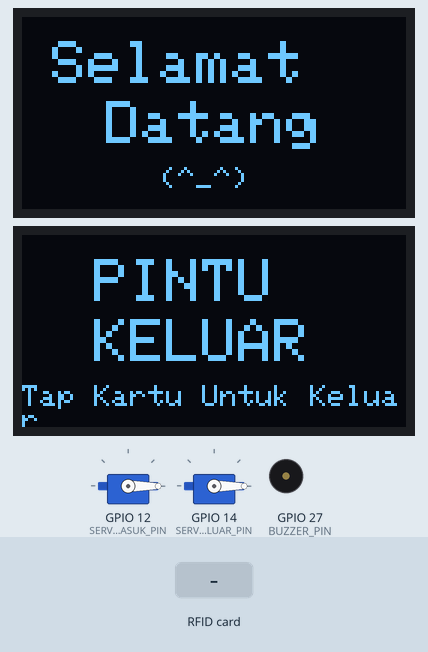
This sketch was run on a simulated ESP32. Shown: 2 × servo, 2 × 128×64 one-colour display, buzzer (waves = sounding, pin HIGH). Wiring (inferred from the names in the program): IR receiver: data GPIO 13. The inputs (shaded band) are chosen by the test bench. What the sketch prints to the serial monitor is not drawn.

Above: at 4.8 s.
4.9 s: RFID card 5E 7A 19 C4 held to the reader
At 5.9 s:
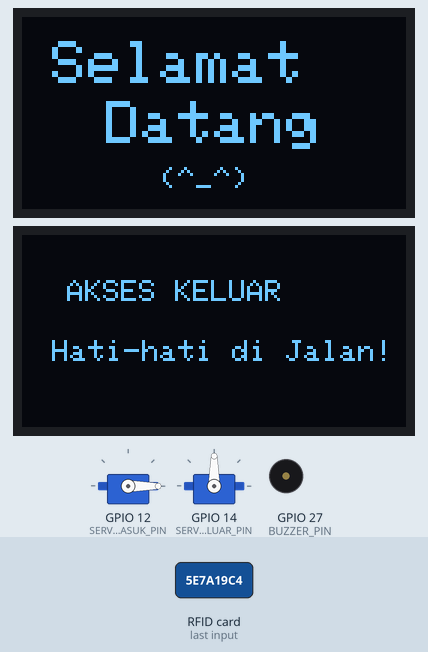
Timing chart, 0 to 11.5 s (numbered marks = the images above; inputs shaded):
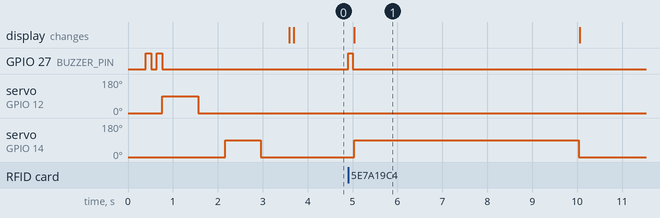

The sketch:

smart_parking_diag.ino
```cpp
#include <SPI.h>
#include <MFRC522.h>
#include <ESP32Servo.h>
#include <Wire.h>
#include <Adafruit_GFX.h>
#include <Adafruit_SSD1306.h>

// PIN RFID RC522
#define RST_PIN          22
#define SS_1_PIN         5
#define SS_2_PIN         4

// PIN KOMPONEN LAIN
#define OLED1_SDA        26   // OLED PINTU MASUK
#define OLED1_SCL        32
#define OLED2_SDA        21   // OLED PINTU KELUAR (bus I2C kedua = Wire1)
#define OLED2_SCL        33
#define IR_SENSOR_PIN    13
#define SERVO_MASUK_PIN  12
#define SERVO_KELUAR_PIN 14
#define BUZZER_PIN       27

#define SCREEN_WIDTH 128
#define SCREEN_HEIGHT 64
#define OLED_ALAMAT_1 0x3C
#define OLED_ALAMAT_2 0x3D

MFRC522 rfidMasuk(SS_1_PIN, RST_PIN);
MFRC522 rfidKeluar(SS_2_PIN, RST_PIN);

Servo servoMasuk;
Servo servoKeluar;

Adafruit_SSD1306 oledMasuk(SCREEN_WIDTH, SCREEN_HEIGHT, &Wire, -1);
Adafruit_SSD1306 oledKeluar(SCREEN_WIDTH, SCREEN_HEIGHT, &Wire1, -1);

bool buzzerSudahBunyi  = false;
bool oledMasukSiap     = false;
bool oledKeluarSiap    = false;
int  statusIrTerakhir  = HIGH;
unsigned long lastScan = 0;

void setup() {
  Serial.begin(115200);
  delay(300);
  Serial.println();
  Serial.println(F("=== SMART PARKING v4 (2 OLED: MASUK + KELUAR) ==="));

  SPI.begin();

  rfidMasuk.PCD_Init();
  rfidKeluar.PCD_Init();
  Serial.println(F("[RFID] PCD_Init selesai (keduanya)"));

  pinMode(IR_SENSOR_PIN, INPUT);
  pinMode(BUZZER_PIN, OUTPUT);
  digitalWrite(BUZZER_PIN, LOW);

  servoMasuk.attach(SERVO_MASUK_PIN);
  servoKeluar.attach(SERVO_KELUAR_PIN);
  servoMasuk.write(0);
  servoKeluar.write(0);

  Serial.println(F("[SELF-TEST] Buzzer 2x"));
  beep(120);
  delay(120);
  beep(120);

  Serial.println(F("[SERVO1] Gerakan masuk 0->90->0 (amati servo 1)"));
  servoMasuk.write(90);
  delay(800);
  servoMasuk.write(0);
  delay(600);

  Serial.println(F("[SERVO2] Gerakan keluar 0->90->0 (amati servo 2)"));
  servoKeluar.write(90);
  delay(800);
  servoKeluar.write(0);
  delay(600);

  // OLED PINTU MASUK (Wire, D26/D32)
  Wire.begin(OLED1_SDA, OLED1_SCL);
  oledMasukSiap = oledMasuk.begin(SSD1306_SWITCHCAPVCC, OLED_ALAMAT_1);
  if (!oledMasukSiap) oledMasukSiap = oledMasuk.begin(SSD1306_SWITCHCAPVCC, OLED_ALAMAT_2);
  Serial.printf("[OLED-MASUK] Status: %s (SDA=%d, SCL=%d)\n", oledMasukSiap ? "OK" : "GAGAL", OLED1_SDA, OLED1_SCL);

  // OLED PINTU KELUAR (Wire1, D21/D33)
  Wire1.begin(OLED2_SDA, OLED2_SCL);
  oledKeluarSiap = oledKeluar.begin(SSD1306_SWITCHCAPVCC, OLED_ALAMAT_1);
  if (!oledKeluarSiap) oledKeluarSiap = oledKeluar.begin(SSD1306_SWITCHCAPVCC, OLED_ALAMAT_2);
  Serial.printf("[OLED-KELUAR] Status: %s (SDA=%d, SCL=%d)\n", oledKeluarSiap ? "OK" : "GAGAL", OLED2_SDA, OLED2_SCL);

  uint8_t versiRfidMasuk  = rfidMasuk.PCD_ReadRegister(MFRC522::VersionReg);
  uint8_t versiRfidKeluar = rfidKeluar.PCD_ReadRegister(MFRC522::VersionReg);
  laporkanRfid("RFID MASUK (D5)", versiRfidMasuk);
  laporkanRfid("RFID KELUAR (D4)", versiRfidKeluar);

  Serial.printf("[IR] Nilai pin D13 sekarang: %d (LOW = ada objek)\n", digitalRead(IR_SENSOR_PIN));

  Serial.println(F("=== DIAGNOSA SELESAI, SISTEM JALAN ==="));
  if (oledMasukSiap) tampilkanStandby(oledMasuk, true);
  if (oledKeluarSiap) tampilkanStandby(oledKeluar, false);
}

void loop() {
  if (millis() - lastScan > 3000) {
    lastScan = millis();
    scanBerulang();
  }

  int irStatus = digitalRead(IR_SENSOR_PIN);
  if (irStatus != statusIrTerakhir) {
    statusIrTerakhir = irStatus;
    Serial.printf("[IR] Perubahan: %d (LOW = ada objek)\n", irStatus);
  }

  // 1. LOGIKA PINTU MASUK (IR ACTIVE LOW, wajib ada objek dulu)
  if (irStatus == LOW) {
    if (!buzzerSudahBunyi) {
      beep(120);
      buzzerSudahBunyi = true;
    }

    if (oledMasukSiap) tampilkanAnimasiTap();

    if (rfidMasuk.PICC_IsNewCardPresent() && rfidMasuk.PICC_ReadCardSerial()) {
      Serial.print(F("[TAP MASUK] UID = "));
      cetakUID(rfidMasuk.uid);
      beep(100);

      if (oledMasukSiap) tampilkanInfo(oledMasuk, F("AKSES DITERIMA!"), F("Silahkan Masuk..."));

      servoMasuk.write(90);

      while (digitalRead(IR_SENSOR_PIN) == LOW) {
        delay(100);
      }
      delay(2000);
      servoMasuk.write(0);

      rfidMasuk.PICC_HaltA();
      rfidMasuk.PCD_StopCrypto1();
      buzzerSudahBunyi = false;
      if (oledMasukSiap) tampilkanStandby(oledMasuk, true);
    }
  } else {
    if (buzzerSudahBunyi) {
      buzzerSudahBunyi = false;
      if (oledMasukSiap) tampilkanStandby(oledMasuk, true);
    }
  }

  // 2. LOGIKA PINTU KELUAR (LANGSUNG TAP, TANPA SENSOR IR)
  if (rfidKeluar.PICC_IsNewCardPresent() && rfidKeluar.PICC_ReadCardSerial()) {
    Serial.print(F("[TAP KELUAR] UID = "));
    cetakUID(rfidKeluar.uid);
    beep(100);

    if (oledKeluarSiap) tampilkanInfo(oledKeluar, F("AKSES KELUAR"), F("Hati-hati di Jalan!"));

    servoKeluar.write(90);
    delay(5000);
    servoKeluar.write(0);

    rfidKeluar.PICC_HaltA();
    rfidKeluar.PCD_StopCrypto1();
    if (oledKeluarSiap) tampilkanStandby(oledKeluar, false);
  }

  delay(30);
}

// ==========================================
// FUNGSI BANTU
// ==========================================

void beep(int durasi) {
  digitalWrite(BUZZER_PIN, HIGH);
  delay(durasi);
  digitalWrite(BUZZER_PIN, LOW);
}

void scanBerulang() {
  uint8_t v1 = rfidMasuk.PCD_ReadRegister(MFRC522::VersionReg);
  uint8_t v2 = rfidKeluar.PCD_ReadRegister(MFRC522::VersionReg);
  Wire1.beginTransmission(OLED_ALAMAT_1);
  bool ackKeluar = (Wire1.endTransmission() == 0);
  Wire.beginTransmission(OLED_ALAMAT_1);
  bool ackMasuk = (Wire.endTransmission() == 0);
  Serial.printf("[SCAN] RFID1: %.2X | RFID2: %.2X | OLED-M: %s | OLED-K: %s | IR: %d\n",
                v1, v2,
                (oledMasukSiap && ackMasuk) ? "OK" : "X",
                (oledKeluarSiap && ackKeluar) ? "OK" : "X",
                digitalRead(IR_SENSOR_PIN));
}

void laporkanRfid(const char *nama, uint8_t versi) {
  if (versi == 0x00 || versi == 0xFF) {
    Serial.printf("[RFID] %s: MASALAH! chip v%.2X (00/FF = cek jalur SPI & daya 3.3V)\n", nama, versi);
  } else {
    Serial.printf("[RFID] %s: OK (chip v%.2X — kloning/versi lain tetap jalan)\n", nama, versi);
  }
}

void cetakUID(MFRC522::Uid uid) {
  for (byte i = 0; i < uid.size; i++) {
    Serial.printf("%02X ", uid.uidByte[i]);
  }
  Serial.println();
}

// masuk = true  -> layar "Selamat Datang" besar
// masuk = false -> layar identitas pintu keluar
void tampilkanStandby(Adafruit_SSD1306 &d, bool masuk) {
  d.clearDisplay();
  d.setTextSize(2);
  d.setTextColor(WHITE);

  if (masuk) {
    d.setCursor(10, 8);
    d.println(F("Selamat"));
    d.setCursor(28, 28);
    d.println(F("Datang"));
    d.setTextSize(1);
    d.setCursor(46, 50);
    d.println("(^_^)");
  } else {
    d.setCursor(24, 8);
    d.println(F("PINTU"));
    d.setCursor(24, 28);
    d.println(F("KELUAR"));
    d.setTextSize(1);
    d.setCursor(0, 50);
    d.println(F("Tap Kartu Untuk Keluar"));
  }
  d.display();
}

// Animasi tap kartu (hanya dipakai di OLED pintu masuk)
void tampilkanAnimasiTap() {
  static unsigned long lastFrame = 0;
  static int frame = 0;

  if (millis() - lastFrame > 300) {
    lastFrame = millis();
    frame = (frame + 1) % 3;

    oledMasuk.clearDisplay();
    oledMasuk.setTextSize(1);
    oledMasuk.setTextColor(WHITE);
    oledMasuk.setCursor(8, 5);
    oledMasuk.println(F("Silahkan Tap Kartu"));

    oledMasuk.drawRect(85, 25, 30, 35, WHITE);
    oledMasuk.drawRect(88, 28, 24, 29, WHITE);

    int posX = 15 + (frame * 20);
    oledMasuk.fillRect(posX, 30, 22, 16, WHITE);
    oledMasuk.drawPixel(posX + 4, 34, BLACK);

    oledMasuk.display();
  }
}

void tampilkanInfo(Adafruit_SSD1306 &d, const __FlashStringHelper *baris1, const __FlashStringHelper *baris2) {
  d.clearDisplay();
  d.setTextSize(1);
  d.setTextColor(WHITE);
  d.setCursor(15, 15);
  d.println(baris1);
  d.setCursor(10, 35);
  d.println(baris2);
  d.display();
}
```

Measured:
- after the input at 4.9 s, GPIO 27 (BUZZER_PIN): LOW → HIGH at once, → LOW 0.10 s later; servo on GPIO 14 (SERVO_KELUAR_PIN): 0° → 90° after 0.13 s, → 0° 5.0 s later; the display: changes after 0.13 s (image 1)
